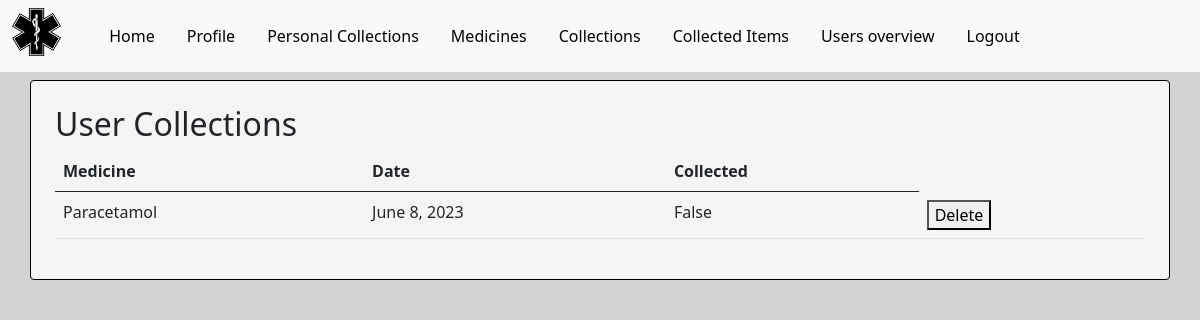
/user_collections/2/ (signed in), run on an earlier commit of the app's database.
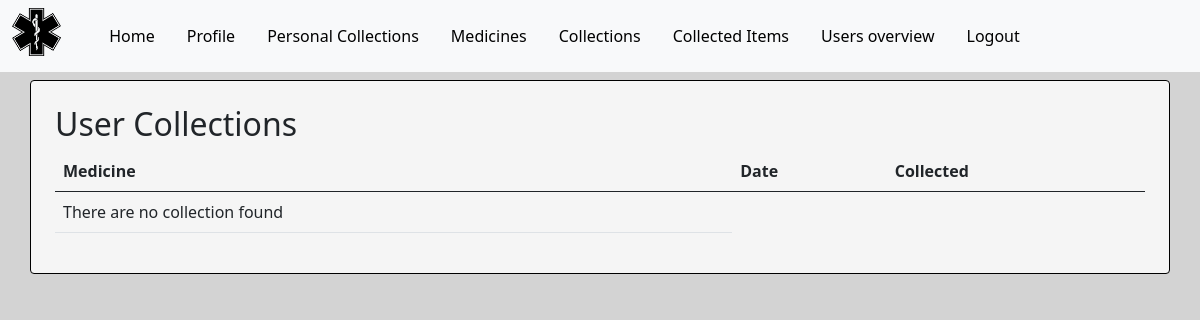
And on a later commit of the database.
### base/models.py (models this page shows, shortened)
class Collection(models.Model):
    medicine = models.ForeignKey(
        Medicine, on_delete=models.CASCADE, null=False)
    user = models.ForeignKey(User, on_delete=models.CASCADE)
    date = models.DateField(blank=False,)
    collected = models.BooleanField(default=False)
    collected_approved = models.BooleanField(default=False)
    collected_approved_by = models.ForeignKey(User, on_delete=models.CASCADE,
                                    related_name='approved_by', null=True, blank=True)

class Medicine(models.Model):
    name = models.CharField(max_length=50)
    manufacture = models.CharField(max_length=50)
    cures = models.CharField(max_length=50)
    side_effects = models.CharField(max_length=50)

### base/views.py (the view)
# urls.py: path('user_collections/<int:user_id>/', views.user_collections, name='user_collections'),
@login_required
@staff_member_required
def user_collections(request, user_id):
    user = User.objects.get(id=user_id)
    collections = Collection.objects.filter(user=user)
    context = {
        'collections': collections
    }
    return render(request, 'base/user_collections.html', context)

### base/templates/base/user_collections.html (shortened to what this page needs)
{% extends 'base/base.html' %}
{% block content %}
<div class="p-3">
    <h2>User Collections</h2>
    <table class="table">
        <thead>
          <tr>
            <th scope="col">Medicine</th>
            <th scope="col">Date</th>
            <th scope="col">Collected</th>
          </tr>
        </thead>
        <tbody>
            {% for collection in collections %}
        <tr>
            <td>{{ collection.medicine.name }}</td>
            <td>{{ collection.date }} </td>
            <td>{{ collection.collected }} </td>
            <td>
                <form method="post" action="{% url 'delete_collection' collection.id %}">
                    <button type="submit">Delete</button>
                </form>
            </td>
          </tr>
        {% empty %}
            <tr>
                <td> There are no collection found</td>
            </tr>
        {% endfor %}
        </tbody>
    </table>
</div>
{% endblock %}

What changed in the data, as far as the page shows it:
removed Collection: medicine.name "Paracetamol", date "June 8, 2023", collected "False"
Also different on the page:
text now shown: "There are no collection found"
